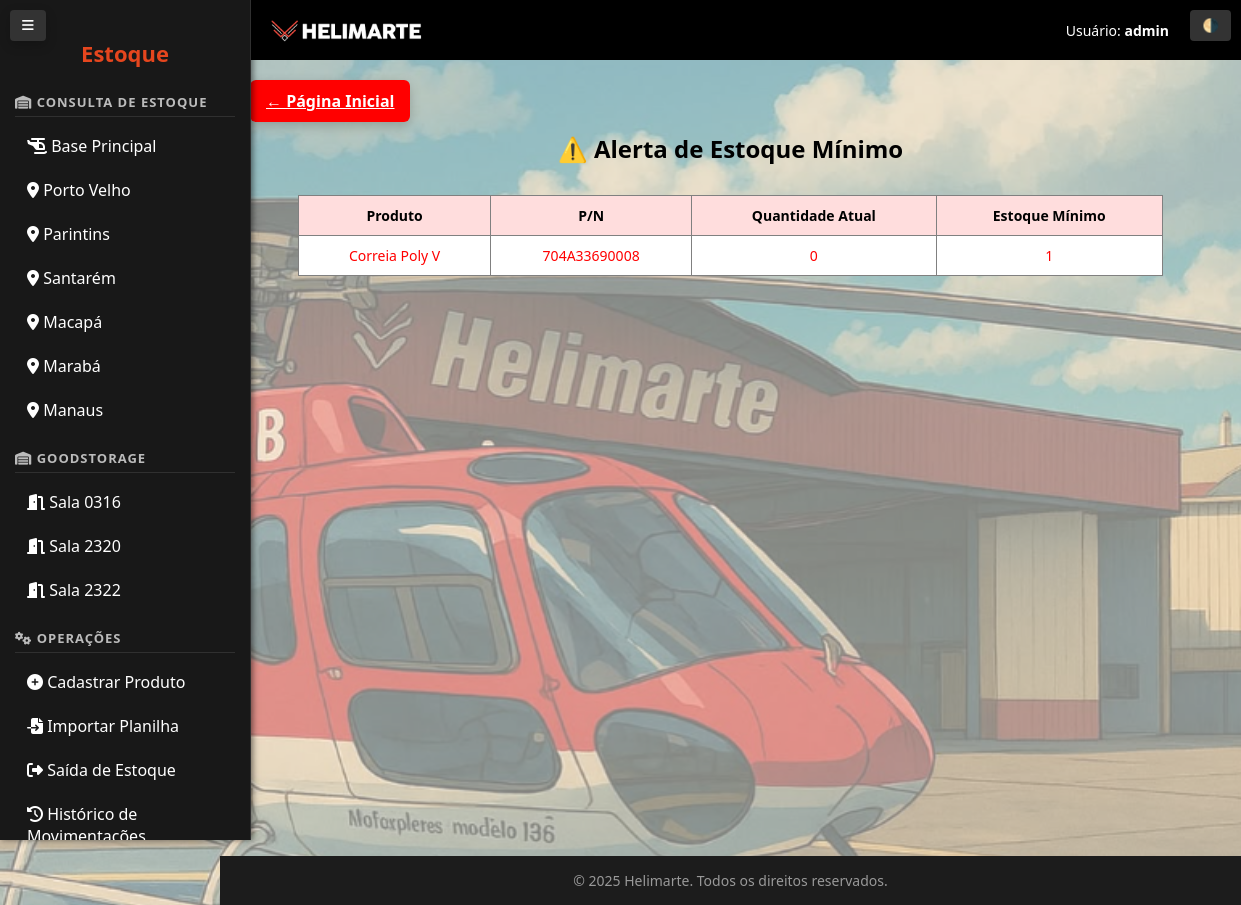
The page /alerta-estoque/ (signed in) on the database its author committed.
### estoque/models.py (models this page shows, shortened)
class Produto(models.Model):
    BASE_CHOICES = [
        ("Base Principal", "Base Principal"),
        ("Base Porto Velho", "Base Porto Velho"),
        ("Base Parintins", "Base Parintins"),
        ("Base Santarém", "Base Santarém"),
        ("Base Macapá", "Base Macapá"),
        ("Base Marabá", "Base Marabá"),
        ("Base Manaus", "Base Manaus"),
        ("Sala 0316", "Sala 0316"),
        ("Sala 2320", "Sala 2320"),
        ("Sala 2322", "Sala 2322"),
    ]
    DESTINO_CHOICES = [
        ("Estoque", "Estoque"),
        ("PS-ARB", "PS-ARB"),
        ("PS-JOR", "PS-JOR"),
        ("PS-VCB", "PS-VCB"),
        ("PS-JJF", "PS-JJF"),
        ("PS-ELI", "PS-ELI"),
        ("PS-ALE", "PS-ALE"),
        ("PS-JAE", "PS-JAE"),
        ("PT-HYO", "PT-HYO"),
        ("PP-JBB", "PP-JBB"),
        ("PR-JJB", "PR-JJB"),
        ("PT-YUN", "PT-YUN"),
        ("PT-YTU", "PT-YTU"),
        ("PP-JUL", "PP-JUL"),
    ]
    nome = models.CharField("Nome do Produto", max_length=100)
    pn = models.CharField("P/N", max_length=50)
    sn = models.CharField("S/N", max_length=100, blank=True, null=True)
    quantidade = models.PositiveIntegerField("Quantidade", default=0)
    validade = models.DateField("Validade", null=True, blank=True)
    observacoes = models.TextField("Observações", blank=True, null=True)
    nome_responsavel = models.CharField("Nome do Responsável", max_length=100, blank=True, null=True)
    base = models.CharField("Base", max_length=50, choices=BASE_CHOICES, default="Base Principal")
    local = models.CharField("Local", max_length=100, blank=True, null=True)
    estoque_minimo = models.IntegerField(default=0)
    destino = models.CharField("Destino", max_length=100, choices=DESTINO_CHOICES, blank=True, null=True)
    class Meta:
        unique_together = ['pn', 'base']
        ordering = ['nome']

### estoque/views.py (the view)
# urls.py: path('alerta-estoque/', alerta_estoque_minimo, name='alerta_estoque'),
@grupo_permitido(['admin', 'estoquista'])
@login_required
def alerta_estoque_minimo(request):
    produtos_alerta = Produto.objects.filter(quantidade__lt=F('estoque_minimo'))
    return render(request, 'estoque/alerta_estoque.html', {'produtos_alerta': produtos_alerta})

### estoque/views.py (called while the page is built)
def grupo_permitido(grupos):
    def check(user):
        return user.is_authenticated and user.groups.filter(name__in=grupos).exists()
    return user_passes_test(check, login_url='login')

### estoque/templates/estoque/alerta_estoque.html
{% extends 'estoque/base.html' %}
{% block content %}
  <h2 style="text-align: center; margin-bottom: 30px;">⚠️ Alerta de Estoque Mínimo</h2>
  {% if produtos_alerta %}
    <table style="margin: auto; width: 90%; border-collapse: collapse;" border="1" cellpadding="8">
      <thead style="background-color: #fdd;">
        <tr>
          <th>Produto</th>
          <th>P/N</th>
          <th>Quantidade Atual</th>
          <th>Estoque Mínimo</th>
        </tr>
      </thead>
      <tbody>
        {% for p in produtos_alerta %}
        <tr style="color: red;">
          <td>{{ p.nome }}</td>
          <td>{{ p.pn }}</td>
          <td>{{ p.quantidade }}</td>
          <td>{{ p.estoque_minimo }}</td>
        </tr>
        {% endfor %}
      </tbody>
    </table>
  {% else %}
    <p style="text-align: center; font-size: 18px; color: green;">
      ✅ Tudo certo! Nenhum produto abaixo do estoque mínimo.
    </p>
  {% endif %}
{% endblock %}

### estoque/templates/estoque/base.html (shortened to what this page needs)
{% load static %}
<!DOCTYPE html>
<html lang="pt-br" data-theme="light">
<head>
    {% block head_links %}
    <link rel="stylesheet" href="{% static 'css/modo_escuro.css' %}">
    <link rel="stylesheet" href="{% static 'css/estilo_base.css' %}">
    <link rel="stylesheet" href="https://cdnjs.cloudflare.com/ajax/libs/font-awesome/6.5.0/css/all.min.css"
 />
    {% endblock %}
</head>
<body class="{% block body_class %}{% endblock %}">
    <button id="toggleSidebarBtn" onclick="toggleSidebar()" title="Alternar Menu">
        <i class="fas fa-bars"></i>
    </button>
    <button id="toggleThemeBtn" onclick="toggleTheme()" title="Alternar Tema">🌗</button>
    <aside id="sidebar">
        {% block sidebar %}
        <h1>Estoque</h1>
        <nav>
            <strong><i class="fa-solid fa-warehouse"></i> Consulta de Estoque</strong>
            <a href="{% url 'consulta_por_base' 'base-principal' %}"><i class="fa-solid fa-helicopter"></i> Base
                Principal</a>
            <a href="{% url 'consulta_por_base' 'base-porto-velho' %}"><i class="fa-solid fa-location-dot"></i> Porto
                Velho</a>
            <a href="{% url 'consulta_por_base' 'base-parintins' %}"><i class="fa-solid fa-location-dot"></i>
                Parintins</a>
            <a href="{% url 'consulta_por_base' 'base-santarem' %}"><i class="fa-solid fa-location-dot"></i>
                Santarém</a>
            <a href="{% url 'consulta_por_base' 'base-macapa' %}"><i class="fa-solid fa-location-dot"></i> Macapá</a>
            <a href="{% url 'consulta_por_base' 'base-maraba' %}"><i class="fa-solid fa-location-dot"></i> Marabá</a>
            <a href="{% url 'consulta_por_base' 'base-manaus' %}"><i class="fa-solid fa-location-dot"></i> Manaus</a>
            <strong><i class="fa-solid fa-warehouse"></i> GoodStorage</strong>
            <a href="{% url 'consulta_por_base' 'sala-0316' %}"><i class="fa-solid fa-door-open"></i> Sala 0316</a>
            <a href="{% url 'consulta_por_base' 'sala-2320' %}"><i class="fa-solid fa-door-open"></i> Sala 2320</a>
            <a href="{% url 'consulta_por_base' 'sala-2322' %}"><i class="fa-solid fa-door-open"></i> Sala 2322</a>
            <strong><i class="fas fa-cogs"></i> Operações</strong>
            <a href="{% url 'cadastrar_produto' %}"><i class="fas fa-plus-circle"></i> Cadastrar Produto</a>
            <a href="{% url 'importar_produtos' %}"><i class="fas fa-file-import"></i> Importar Planilha</a>
            <a href="{% url 'saida_estoque' %}"><i class="fas fa-sign-out-alt"></i> Saída de Estoque</a>
            <a href="{% url 'historico_movimentacoes' %}"><i class="fas fa-history"></i> Histórico de Movimentações</a>
        </nav>
        {% endblock %}
    </aside>
    <header>
        <div class="logo">
            <img src="{% static 'logo_grande.png' %}" alt="Logo Helimarte">
        </div>
        <div class="user-info">
            Usuário: <strong>{{ request.user.username }}</strong>
        </div>
    </header>
    <main>
        {% if not home %}
        <a href="{% url 'pagina_inicial' %}" class="btn">← Página Inicial</a>
        {% endif %}
        {% block content %}{% endblock %}
    </main>
    <footer>
        &copy; {% now "Y" %} Helimarte. Todos os direitos reservados.
    </footer>
</body>
</html>

### static/modo_escuro.css (style rules this page uses)
:root { --bg-light: #ffffff; --bg-dark: #121212; --text-light: #000000; --text-dark: #f1f1f1; --primary: #1e88e5; --primary-hover: #1565c0; --menu-bg-dark: #181818; --menu-hover-dark: #333333; --success: #43a047; --danger: #e53935; --table-bg-dark: #1e1e1e; --table-row-dark: #252525; --table-border-dark: #333333; }
body { background-color: var(--bg); color: var(--text); font-family: 'Segoe UI', sans-serif; transition: background-color 0.3s, color 0.3s; }
aside { background-color: var(--menu-bg-dark); color: var(--text); transition: background-color 0.3s, color 0.3s; }
aside nav a { color: var(--text); text-decoration: none; display: block; padding: 8px 12px; }
.btn { background-color: var(--primary); color: white; padding: 10px 16px; border-radius: 10px; border: none; cursor: pointer; transition: background-color 0.2s; }
header, footer { background-color: var(--menu-bg-dark); color: var(--text-dark); padding: 10px; text-align: center; }

### static/css/estilo_base.css (style rules this page uses)
:root { --bg-color-light: rgba(255, 255, 255, 0.623); --bg-color-dark: #121212; --text-color-light: #000; --text-color-dark: #f1f1f1d7; --highlight-color: #e5461e; --highlight-hover: #1565c0; --warning-color: #e53935; --ok-color: #43a047; --menu-width: 220px; --menu-bg: #181818; --menu-text: #fff; --menu-hover: #e5461e(41.31% 83.85 38.92); --content-bg: rgba(255, 255, 255, 0.08); --content-border: rgba(255, 255, 255, 0.1); }
[data-theme="light"] { --bg-color: var(--bg-color-light); --text-color: var(--text-color-light); }
body { font-family: 'Segoe UI', Tahoma, Geneva, Verdana, sans-serif; margin: 0; color: var(--text-color); background-image: url("../estoque/img/fundo_helimarte.png"); background-size: cover; background-repeat: no-repeat; background-position: center; background-attachment: fixed; }
body::before { content: ""; position: fixed; top: 0; left: 0; width: 100%; height: 100%; background-color: var(--bg-color); opacity: 0.8; z-index: -1; }
aside { width: var(--menu-width); background-color: var(--menu-bg); color: var(--menu-text); padding: 20px 15px; height: 100vh; position: fixed; top: 0; left: 0; overflow-y: auto; box-shadow: 2px 0 6px rgba(0, 0, 0, 0.5); transition: all 0.3s ease-in-out; border-right: 1px solid rgba(255, 255, 255, 0.1); }
aside h1 { font-size: 22px; font-weight: bold; margin-bottom: 25px; text-align: center; color: #e5461e; }
nav strong { display: block; margin: 20px 0 10px; font-size: 13px; text-transform: uppercase; letter-spacing: 1px; color: #bbb; border-bottom: 1px solid rgba(255, 255, 255, 0.1); padding-bottom: 5px; }
nav a { display: flex; align-items: center; gap: 10px; padding: 10px 12px; margin: 6px 0; border-radius: 6px; color: var(--menu-text); text-decoration: none; transition: background-color 0.3s, padding-left 0.3s; }
header { background-color: #000; color: #fff; display: flex; align-items: center; justify-content: space-between; height: 60px; padding: 0 40px; margin-left: var(--menu-width); z-index: 100; }
header .logo img { height: 40px; object-fit: contain; }
header .logo { padding-left: 8px; }
header .user-info { font-size: 14px; padding-right: 32px; }
main { padding: 30px; margin-left: var(--menu-width); border-radius: 10px; color: black; transition: margin-left 0.3s ease; }
table { width: 100%; border-collapse: collapse; background-color:white; color: black; font-size: 14px; margin-top: 20px; }
thead { background-color: rgba(255, 255, 255, 0.1); }
th, td { padding: 10px 14px; text-align: center; }
.btn, input[type="submit"], button { padding: 10px 16px; border: none; border-radius: 6px; background-color:red; color: white; font-weight: bold; cursor: pointer; box-shadow: 0 4px 12px rgba(0, 0, 0, 0.2); transition: background-color 0.3s, transform 0.2s; }
footer { text-align: center; padding: 15px 0; background-color: #1c1c1c; font-size: 14px; color: #999; margin-left: var(--menu-width); margin-top: 550px; }
#toggleSidebarBtn, #toggleThemeBtn { position: fixed; top: 10px; z-index: 2000; background-color: #333 ; color: white; border: none; padding: 8px 12px; border-radius: 4px; cursor: pointer; }
#toggleSidebarBtn { left: 10px; }
#toggleThemeBtn { right: 10px; }

### rows shown on the page
Produto: nome "Correia Poly V", pn "704A33690008", quantidade "0", estoque_minimo "1"

### other values the page prints
{{ request.user.username }} "admin"
